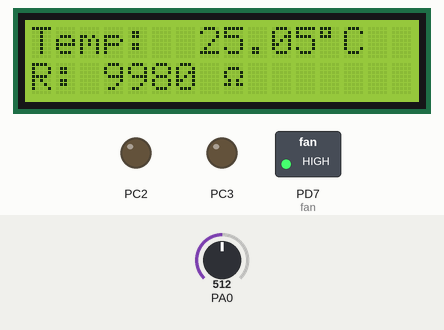
Recording of a program running on a simulated ATmega32, built with avr-gcc and emulated at 8 MHz. Shown: 16×2 character LCD, switched loads named in the program (green lamp = pin HIGH), output pins drawn as LEDs (lit = HIGH). Wiring (inferred from the names in the program): character LCD (HD44780): RS PC0; E PC1; data PC4, PC5, PC6, PC7. Inputs (shaded band) come from the test bench; at power-on: PA0 = 512. Pins used as bus, display or sensor lines are not drawn.

Above: at 2.4 s.
2.5 s: PA0 set to 0
At 4.4 s:
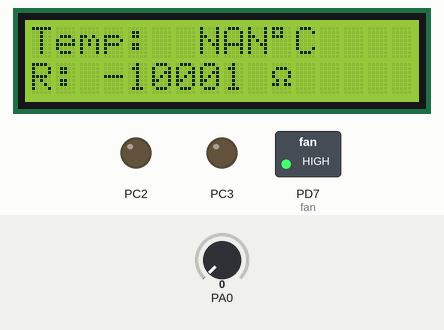
4.7 s: PA0 set to 1023
At 6.1 s:
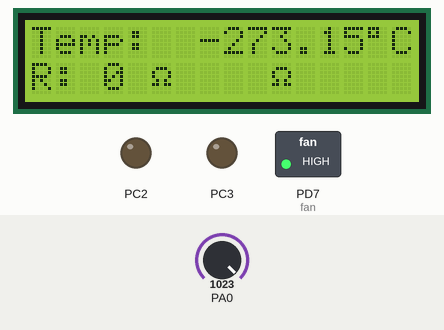
6.8 s: PA0 set to 1005
At 8.1 s:
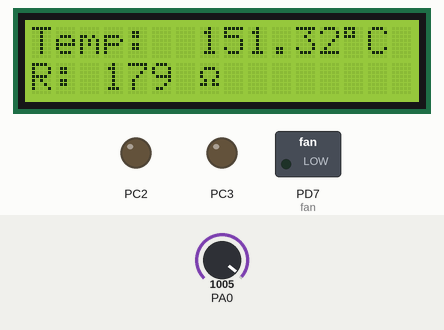
Timing chart, 0 to 9.8 s (numbered marks = the images above; inputs shaded):
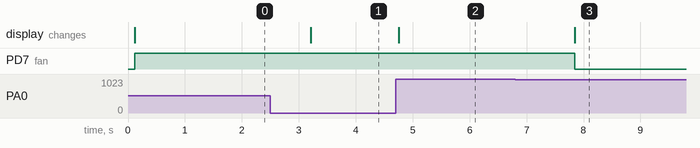

The program:

main.c
```c
#define F_CPU 8000000UL
#include <avr/io.h>
#include <util/delay.h>
#include <string.h>
#include <stdio.h>
#include <stdlib.h>
#include <math.h>
#include "LCD16x2_4bit.h"

int val;
long R;
double Thermister;

void ADC_Init()
{
	DDRA = 0x00;    /* Make ADC port as input */
	ADCSRA = 0x87;  /* Enable ADC, fr/128  */
}

int adc()
{
	ADMUX = 0x40;   /* Vref: Avcc, ADC channel: 0 */
	ADCSRA |= (1<<ADSC);  /* start conversion */
	while ((ADCSRA & (1<<ADIF)) == 0); /* monitor end of conversion interrupt flag */
	ADCSRA |= (1<<ADIF); /* set the ADIF bit of ADCSRA register */
	return (ADCW);   /* return the ADCW */
}

double getTemp()
{
	val = adc();   /* store adc value on val register */
	R = ((10230000 / val) - 10000); /* calculate the resistance */
	Thermister = log(R);  /* calculate natural log of resistance */
	/* Steinhart-Hart Thermistor Equation: */
	/*  Temperature in Kelvin = 1 / (A + B[ln(R)] + C[ln(R)]^3) */
	/*  where A = 0.001129148, B = 0.000234125 and C = 8.76741*10^-8 */
	Thermister = 1 / (0.001129148 + (0.000234125 * Thermister) + (0.0000000876741 * Thermister * Thermister * Thermister));
	Thermister = Thermister - 273.15; /* convert kelvin to °C */

	return Thermister;
}

void Fan_Control(double temp)
{
	if (temp > 39.0)
	{
		  PORTD &= ~(1<<PD7);/* Turn on the fan motor */
	}
	else if (temp < 38.5)
	{
		 PORTD |= (1<<PD7);  /* Turn off the fan motor */
	}
}

int main(void)
{
	char array[20], ohm = 0xF4;
	double temp;
	LCD_Init();     /* initialize 16x2 LCD */
	ADC_Init();     /* initialize ADC */
	LCD_Clear();    /* clear LCD */
	LCD_String_xy(0, 0, "Temp: ");
	LCD_String_xy(1, 0, "R: ");

	DDRD |= (1<<PD7);  /* Set PD7 as output for fan control */
	PORTD &= ~(1<<PD7);  /* Initialize fan motor off */

	while (1)
	{
		temp = getTemp();  /* store temperature value on temp resistor */
		memset(array, 0, 20);
		dtostrf(temp, 3, 2, array);
		LCD_String_xy(0, 7, array);
		LCD_Char(0xDF);  /* ASCII value of '°' */
		LCD_String("C   ");

		memset(array, 0, 20);
		sprintf(array, "%ld %c   ", R, ohm);
		LCD_String_xy(1, 3, array);

		Fan_Control(temp);  /* Control the fan motor based on temperature */

		_delay_ms(1500);  /* wait for 1 second */
	}
}
```

LCD16x2_4bit.c
```c
/*
 * LCD16x2_4bit.c
 *
 * http://www.electronicwings.com
 */

#include "LCD16x2_4bit.h"


void LCD_Command( unsigned char cmnd )
{
	LCD_Port = (LCD_Port & 0x0F) | (cmnd & 0xF0); /* sending upper nibble */
	LCD_Port &= ~ (1<<RS);				/* RS=0, command reg. */
	LCD_Port |= (1<<EN);				/* Enable pulse */
	_delay_us(1);
	LCD_Port &= ~ (1<<EN);

	_delay_us(200);

	LCD_Port = (LCD_Port & 0x0F) | (cmnd << 4);  /* sending lower nibble */
	LCD_Port |= (1<<EN);
	_delay_us(1);
	LCD_Port &= ~ (1<<EN);
	_delay_ms(2);
}


void LCD_Char( unsigned char data )
{
	LCD_Port = (LCD_Port & 0x0F) | (data & 0xF0); /* sending upper nibble */
	LCD_Port |= (1<<RS);				/* RS=1, data reg. */
	LCD_Port|= (1<<EN);
	_delay_us(1);
	LCD_Port &= ~ (1<<EN);

	_delay_us(200);

	LCD_Port = (LCD_Port & 0x0F) | (data << 4); /* sending lower nibble */
	LCD_Port |= (1<<EN);
	_delay_us(1);
	LCD_Port &= ~ (1<<EN);
	_delay_ms(2);
}

void LCD_Init (void)					/* LCD Initialize function */
{
	LCD_Dir = 0xFF;						/* Make LCD command port direction as o/p */
	_delay_ms(20);						/* LCD Power ON delay always >15ms */

	LCD_Command(0x33);
	LCD_Command(0x32);		    		/* send for 4 bit initialization of LCD  */
	LCD_Command(0x28);              	/* Use 2 line and initialize 5*7 matrix in (4-bit mode)*/
	LCD_Command(0x0c);              	/* Display on cursor off*/
	LCD_Command(0x06);              	/* Increment cursor (shift cursor to right)*/
	LCD_Command(0x01);              	/* Clear display screen*/
	_delay_ms(2);
	LCD_Command (0x80);					/* Cursor 1st row 0th position */
}


void LCD_String (char *str)				/* Send string to LCD function */
{
	int i;
	for(i=0;str[i]!=0;i++)				/* Send each char of string till the NULL */
	{
		LCD_Char (str[i]);
	}
}

void LCD_String_xy (char row, char pos, char *str)	/* Send string to LCD with xy position */
{
	if (row == 0 && pos<16)
	LCD_Command((pos & 0x0F)|0x80);		/* Command of first row and required position<16 */
	else if (row == 1 && pos<16)
	LCD_Command((pos & 0x0F)|0xC0);		/* Command of first row and required position<16 */
	LCD_String(str);					/* Call LCD string function */
}

void LCD_Clear()
{
	LCD_Command (0x01);					/* Clear display */
	_delay_ms(2);
	LCD_Command (0x80);					/* Cursor 1st row 0th position */
}
```

LCD16x2_4bit.h
```c
/*
 * LCD16x2_4bit.h
 *
 * http://www.electronicwings.com
 */


#ifndef LCD16X2_4BIT_H_
#define LCD16X2_4BIT_H_

#define F_CPU 8000000UL					/* Define CPU Frequency e.g. here its 8MHz */
#include <avr/io.h>						/* Include AVR std. library file */
#include <util/delay.h>					/* Include inbuilt defined Delay header file */

#define LCD_Dir DDRC 				/* Define LCD data port direction */
#define LCD_Port PORTC	  			/* Define LCD data port */
#define RS PC0							/* Define Register Select (data reg./command reg.) signal pin */
#define EN PC1 							/* Define Enable signal pin */

void LCD_Init ();
void LCD_Clear();
void LCD_String (char *str);
void LCD_Char( unsigned char data );
void LCD_Command( unsigned char cmnd );
void LCD_String_xy (char row, char pos, char *str);

#endif /* LCD16X2_4BIT_H_ */
```

Measured:
- the behaviour switches between 1013 and 1012 on PA0 (found by bisection; images 2 and 3)
- after the input at 2.5 s, the display: changes after 0.71 s (image 1)
- after the input at 4.7 s, the display: changes after 0.06 s (image 2)
- after the input at 6.8 s, PD7 (fan): HIGH → LOW after 1.0 s; the display: changes after 1.0 s (image 3)
